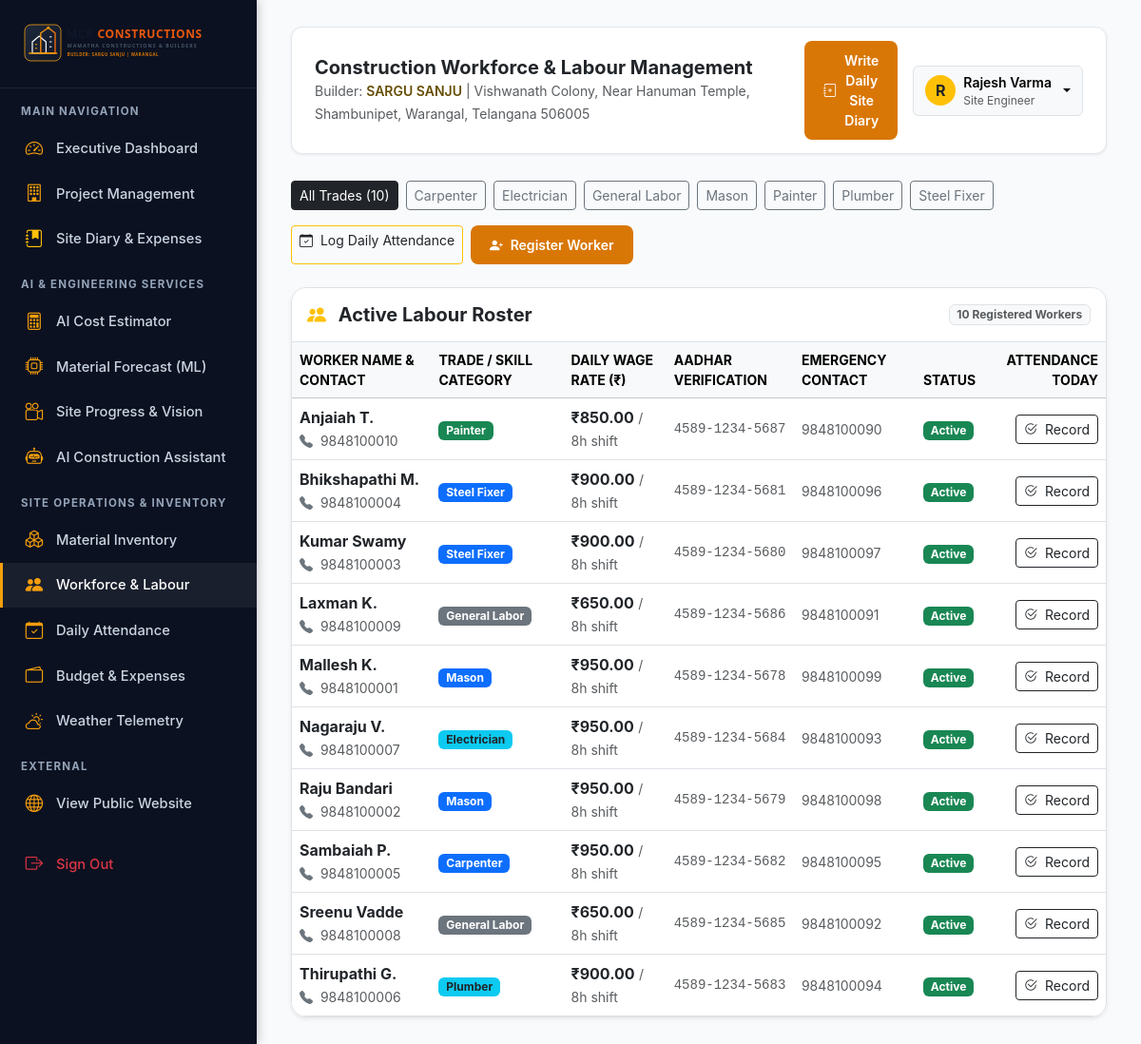
The page /workforce (signed in) on the database its author committed.
### tables this page shows
CREATE TABLE projects (
        id INTEGER PRIMARY KEY AUTOINCREMENT,
        name TEXT NOT NULL,
        code TEXT UNIQUE NOT NULL,
        client_name TEXT NOT NULL,
        client_phone TEXT,
        location TEXT NOT NULL,
        building_type TEXT NOT NULL,
        plot_area REAL NOT NULL,
        built_up_area REAL NOT NULL,
        floors INTEGER NOT NULL DEFAULT 1,
        budget REAL NOT NULL,
        actual_cost REAL DEFAULT 0.0,
        start_date DATE NOT NULL,
        deadline DATE NOT NULL,
        status TEXT NOT NULL DEFAULT 'Planning' CHECK(status IN ('Planning', 'In Progress', 'Completed', 'Delayed', 'On Hold')),
        completion_percentage REAL DEFAULT 0.0,
        project_manager_id INTEGER,
        site_engineer_id INTEGER,
        description TEXT,
        created_at TIMESTAMP DEFAULT CURRENT_TIMESTAMP,
        FOREIGN KEY (project_manager_id) REFERENCES users(id) ON DELETE SET NULL,
        FOREIGN KEY (site_engineer_id) REFERENCES users(id) ON DELETE SET NULL
    );

CREATE TABLE workers (
        id INTEGER PRIMARY KEY AUTOINCREMENT,
        full_name TEXT NOT NULL,
        phone TEXT NOT NULL,
        skill_category TEXT NOT NULL CHECK(skill_category IN ('Mason', 'Steel Fixer', 'Carpenter', 'Plumber', 'Electrician', 'Painter', 'General Labor', 'Site Supervisor')),
        daily_wage_rate REAL NOT NULL,
        status TEXT NOT NULL DEFAULT 'Active' CHECK(status IN ('Active', 'On Leave', 'Inactive')),
        aadhar_id TEXT,
        emergency_contact TEXT,
        joined_date DATE,
        created_at TIMESTAMP DEFAULT CURRENT_TIMESTAMP
    );

### routes/workforce.py (the view)
@workforce_bp.route('/workforce')
@login_required
def index():
    skill_filter = request.args.get('skill', '')
    status_filter = request.args.get('status', 'Active')
    conn = get_db_connection()
    query = "SELECT * FROM workers WHERE 1=1"
    params = []
    if skill_filter:
        query += " AND skill_category = ?"
        params.append(skill_filter)
    if status_filter:
        query += " AND status = ?"
        params.append(status_filter)
    query += " ORDER BY full_name ASC"
    workers = conn.execute(query, params).fetchall()
    skills = [r[0] for r in conn.execute("SELECT DISTINCT skill_category FROM workers ORDER BY skill_category").fetchall()]
    projects = conn.execute("SELECT id, name FROM projects WHERE status = 'In Progress'").fetchall()
    conn.close()
    return render_template(
        'workforce.html',
        workers=workers,
        skills=skills,
        projects=projects,
        selected_skill=skill_filter,
        selected_status=status_filter,
        today=date.today().strftime('%Y-%m-%d')
    )

### app.py (called while the page is built)
@app.context_processor
def inject_global_data():
    return {
        "company_name": "MAMATHA CONSTRUCTIONS & BUILDERS",
        "company_short": "MCB CONSTRUCTIONS",
        "primary_builder": "SARGU SANJU",
        "office_address": "Vishwanath Colony, Near Hanuman Temple, Shambunipet, Warangal, Telangana 506005",
        "primary_phone": "7386181866",
        "current_user": session,
        "current_year": 2026,
        "current_lang": session.get('lang', 'en')
    }

### database/db.py (called while the page is built)
def get_db_connection():
    conn = sqlite3.connect(DB_PATH)
    conn.row_factory = sqlite3.Row
    conn.execute("PRAGMA foreign_keys = ON;")
    return conn

### routes/auth.py (called while the page is built)
def login_required(f):
    @wraps(f)
    def decorated_function(*args, **kwargs):
        if 'user_id' not in session:
            flash('Please log in to access this page.', 'warning')
            return redirect(url_for('auth.login', next=request.url))
        return f(*args, **kwargs)
    return decorated_function

### templates/workforce.html (shortened to what this page needs)
{% extends "base.html" %}
{% block page_title %}Construction Workforce &amp; Labour Management{% endblock %}
{% block content %}
<div class="d-flex flex-wrap justify-content-between align-items-center mb-4 gap-3">
  <div class="d-flex gap-2 flex-wrap">
    <a href="{{ url_for('workforce.index') }}" class="btn btn-sm {% if not selected_skill %}btn-dark{% else %}btn-outline-dark{% endif %}">
      All Trades ({{ workers|length }})
    </a>
    {% for s in skills %}
    <a href="{{ url_for('workforce.index', skill=s) }}" class="btn btn-sm {% if selected_skill == s %}btn-primary{% else %}btn-outline-secondary{% endif %}">
      {{ s }}
    </a>
    {% endfor %}
  </div>
  <div class="d-flex gap-2">
    <a href="{{ url_for('workforce.attendance') }}" class="btn btn-outline-warning text-dark btn-sm">
      <i class="bi bi-calendar-check me-1"></i> Log Daily Attendance
    </a>
    <button class="btn btn-mcb-primary btn-sm" data-bs-toggle="modal" data-bs-target="#addWorkerModal">
      <i class="bi bi-person-plus-fill me-1"></i> Register Worker
    </button>
  </div>
</div>
<div class="card border rounded-4 shadow-sm bg-white overflow-hidden">
  <div class="card-header bg-white border-bottom p-3 d-flex justify-content-between align-items-center">
    <h5 class="fw-bold text-dark mb-0"><i class="bi bi-people-fill text-warning me-2"></i> Active Labour Roster</h5>
    <span class="badge bg-light text-muted border">{{ workers|length }} Registered Workers</span>
  </div>
  <div class="table-responsive">
    <table class="table table-hover align-middle mb-0">
      <thead class="table-light small text-muted text-uppercase">
        <tr>
          <th>Worker Name &amp; Contact</th>
          <th>Trade / Skill Category</th>
          <th>Daily Wage Rate (₹)</th>
          <th>Aadhar Verification</th>
          <th>Emergency Contact</th>
          <th>Status</th>
          <th class="text-end">Attendance Today</th>
        </tr>
      </thead>
      <tbody>
        {% for w in workers %}
        <tr>
          <td>
            <div class="fw-bold text-dark">{{ w.full_name }}</div>
            <span class="small text-muted"><i class="bi bi-telephone-fill me-1 text-secondary"></i> {{ w.phone }}</span>
          </td>
          <td>
            <span class="badge {% if w.skill_category in ('Mason', 'Steel Fixer', 'Carpenter') %}bg-primary{% elif w.skill_category in ('Electrician', 'Plumber') %}bg-info text-dark{% elif w.skill_category == 'Painter' %}bg-success{% else %}bg-secondary{% endif %}">
              {{ w.skill_category }}
            </span>
          </td>
          <td>
            <strong class="text-dark">₹{{ "{:,.2f}".format(w.daily_wage_rate) }}</strong> <small class="text-muted">/ 8h shift</small>
          </td>
          <td class="small text-muted font-monospace">{{ w.aadhar_id or 'Verified on site' }}</td>
          <td class="small text-muted">{{ w.emergency_contact or 'N/A' }}</td>
          <td>
            <span class="badge {% if w.status == 'Active' %}bg-success{% else %}bg-secondary{% endif %}">
              {{ w.status }}
            </span>
          </td>
          <td class="text-end">
            <a href="{{ url_for('workforce.attendance') }}" class="btn btn-sm btn-outline-dark">
              <i class="bi bi-check2-circle me-1"></i> Record
            </a>
          </td>
        </tr>
        {% else %}
        <tr><td colspan="7" class="text-center p-4 text-muted small">No workers found matching this filter.</td></tr>
        {% endfor %}
      </tbody>
    </table>
  </div>
</div>
{% endblock %}

### templates/base.html (shortened to what this page needs)
<!DOCTYPE html>
<html lang="en">
<head>
  <link href="https://cdn.jsdelivr.net/npm/bootstrap@5.3.3/dist/css/bootstrap.min.css" rel="stylesheet">
  <link rel="stylesheet" href="https://cdn.jsdelivr.net/npm/bootstrap-icons@1.11.3/font/bootstrap-icons.min.css">
  <link rel="stylesheet" href="{{ url_for('static', filename='css/style.css') }}">
</head>
<body>
  <aside class="mcb-sidebar">
    <div class="mcb-sidebar-brand">
      <img src="{{ url_for('static', filename='images/mcb_logo.svg') }}" alt="MCB Logo">
    </div>
    <div class="mcb-nav-heading">Main Navigation</div>
    <a href="{{ url_for('dashboard.index') }}" class="mcb-nav-link {% if request.endpoint == 'dashboard.index' %}active{% endif %}">
      <i class="bi bi-speedometer2"></i> Executive Dashboard
    </a>
    <a href="{{ url_for('projects.list_projects') }}" class="mcb-nav-link {% if 'projects' in request.endpoint %}active{% endif %}">
      <i class="bi bi-building"></i> Project Management
    </a>
    <a href="{{ url_for('site_diary.index') }}" class="mcb-nav-link {% if 'site_diary' in request.endpoint %}active{% endif %}">
      <i class="bi bi-journal-bookmark-fill text-warning"></i> Site Diary & Expenses
    </a>
    <div class="mcb-nav-heading">AI & Engineering Services</div>
    <a href="{{ url_for('estimation.index') }}" class="mcb-nav-link {% if 'estimation' in request.endpoint %}active{% endif %}">
      <i class="bi bi-calculator"></i> AI Cost Estimator
    </a>
    <a href="{{ url_for('materials.prediction') }}" class="mcb-nav-link {% if request.endpoint == 'materials.prediction' %}active{% endif %}">
      <i class="bi bi-cpu"></i> Material Forecast (ML)
    </a>
    <a href="{{ url_for('progress.index') }}" class="mcb-nav-link {% if 'progress' in request.endpoint %}active{% endif %}">
      <i class="bi bi-camera-reels"></i> Site Progress & Vision
    </a>
    <a href="{{ url_for('chatbot.index') }}" class="mcb-nav-link {% if 'chatbot' in request.endpoint %}active{% endif %}">
      <i class="bi bi-robot"></i> AI Construction Assistant
    </a>
    <div class="mcb-nav-heading">Site Operations & Inventory</div>
    <a href="{{ url_for('materials.inventory') }}" class="mcb-nav-link {% if request.endpoint == 'materials.inventory' %}active{% endif %}">
      <i class="bi bi-boxes"></i> Material Inventory
    </a>
    <a href="{{ url_for('workforce.index') }}" class="mcb-nav-link {% if request.endpoint == 'workforce.index' %}active{% endif %}">
      <i class="bi bi-people-fill"></i> Workforce & Labour
    </a>
    <a href="{{ url_for('workforce.attendance') }}" class="mcb-nav-link {% if request.endpoint == 'workforce.attendance' %}active{% endif %}">
      <i class="bi bi-calendar-check"></i> Daily Attendance
    </a>
    <a href="{{ url_for('expenses.index') }}" class="mcb-nav-link {% if 'expenses' in request.endpoint %}active{% endif %}">
      <i class="bi bi-wallet2"></i> Budget & Expenses
    </a>
    <a href="{{ url_for('weather.index') }}" class="mcb-nav-link {% if 'weather' in request.endpoint %}active{% endif %}">
      <i class="bi bi-cloud-sun"></i> Weather Telemetry
    </a>
    <div class="mcb-nav-heading">External</div>
    <a href="{{ url_for('public.index') }}" class="mcb-nav-link" target="_blank">
      <i class="bi bi-globe"></i> View Public Website
    </a>
    <a href="{{ url_for('auth.logout') }}" class="mcb-nav-link text-danger mt-3">
      <i class="bi bi-box-arrow-right text-danger"></i> Sign Out
    </a>
  </aside>
  <main class="mcb-main-content">
    <header class="mcb-topbar">
      <div class="d-flex align-items-center gap-3">
        <div>
          <h5 class="mb-0 fw-bold text-dark">{% block page_title %}Dashboard{% endblock %}</h5>
          <small class="text-muted">Builder: <span class="fw-semibold text-warning-emphasis">{{ primary_builder }}</span> | {{ office_address }}</small>
        </div>
      </div>
      <div class="d-flex align-items-center gap-3">
        <a href="{{ url_for('site_diary.create_entry') }}" class="btn btn-mcb-primary btn-sm d-flex align-items-center gap-2">
          <i class="bi bi-journal-plus"></i> Write Daily Site Diary
        </a>
        <div class="dropdown">
          <button class="btn btn-light dropdown-toggle d-flex align-items-center gap-2 border" type="button" data-bs-toggle="dropdown">
            <div class="rounded-circle bg-warning text-dark fw-bold d-flex align-items-center justify-content-center" style="width:32px; height:32px;">
              {{ current_user.full_name[0] if current_user.full_name else 'U' }}
            </div>
            <div class="text-start d-none d-sm-block">
              <span class="d-block fw-semibold small">{{ current_user.full_name }}</span>
              <span class="d-block text-muted" style="font-size:0.75rem;">{{ current_user.role }}</span>
            </div>
          </button>
        </div>
      </div>
    </header>
    {% block content %}{% endblock %}
  </main>
</body>
</html>

### static/css/style.css (style rules this page uses)
:root { --mcb-navy-900: #0b1120; --mcb-navy-800: #0f172a; --mcb-navy-700: #1e293b; --mcb-navy-600: #334155; --mcb-orange-500: #f59e0b; --mcb-orange-600: #d97706; --mcb-orange-700: #b45309; --mcb-amber-light: #fef3c7; --mcb-surface: #ffffff; --mcb-bg: #f8fafc; --mcb-border: #e2e8f0; --mcb-text-dark: #0f172a; --mcb-text-muted: #64748b; --mcb-success: #10b981; --mcb-danger: #ef4444; --mcb-info: #0284c7; --mcb-radius: 12px; --mcb-shadow-sm: 0 1px 3px rgba(0,0,0,0.08); --mcb-shadow-md: 0 4px 12px rgba(15,23,42,0.08); --mcb-shadow-lg: 0 10px 25px rgba(15,23,42,0.12); --mcb-font-sans: 'Inter', -apple-system, BlinkMacSystemFont, 'Segoe UI', Roboto, sans-serif; --mcb-font-serif: 'Cambria Math', 'Georgia', serif; }
body { font-family: var(--mcb-font-sans); background-color: var(--mcb-bg); color: var(--mcb-text-dark); margin: 0; padding: 0; min-height: 100vh; }
.mcb-sidebar { width: 270px; background-color: var(--mcb-navy-900); color: #f8fafc; min-height: 100vh; position: fixed; left: 0; top: 0; bottom: 0; z-index: 1000; overflow-y: auto; box-shadow: 2px 0 10px rgba(0,0,0,0.2); transition: all 0.3s ease; }
.mcb-sidebar-brand { padding: 22px 20px; border-bottom: 1px solid rgba(255,255,255,0.08); display: flex; align-items: center; gap: 12px; }
.mcb-sidebar-brand img { height: 48px; width: auto; }
.mcb-nav-heading { font-size: 0.72rem; font-weight: 700; text-transform: uppercase; letter-spacing: 1.2px; color: #94a3b8; padding: 16px 22px 6px; }
.mcb-nav-link { display: flex; align-items: center; gap: 12px; padding: 10px 22px; color: #cbd5e1; text-decoration: none; font-size: 0.92rem; font-weight: 500; border-left: 3px solid transparent; transition: all 0.2s; }
.mcb-nav-link:hover, .mcb-nav-link.active { color: #ffffff; background-color: rgba(255,255,255,0.06); border-left-color: var(--mcb-orange-500); }
.mcb-nav-link i { font-size: 1.15rem; width: 22px; text-align: center; color: var(--mcb-orange-500); }
.mcb-main-content { margin-left: 270px; padding: 28px 36px; min-height: 100vh; }
.mcb-topbar { background: #ffffff; border-radius: var(--mcb-radius); padding: 14px 24px; display: flex; align-items: center; justify-content: space-between; margin-bottom: 28px; box-shadow: var(--mcb-shadow-sm); border: 1px solid var(--mcb-border); }
.btn-mcb-primary { background-color: var(--mcb-orange-600); color: #ffffff; font-weight: 600; border: none; border-radius: 8px; padding: 10px 20px; transition: all 0.2s; }

### rows shown on the page
projects: client_name "SARGU SANJU"
workers: full_name "Anjaiah T.", phone "9848100010", skill_category "Painter", daily_wage_rate "850.00", aadhar "4589-1234-5687", emergency_contact "9848100090", status "Active"
workers: full_name "Bhikshapathi M.", phone "9848100004", skill_category "Steel Fixer", daily_wage_rate "900.00", aadhar "4589-1234-5681", emergency_contact "9848100096", status "Active"
workers: full_name "Kumar Swamy", phone "9848100003", skill_category "Steel Fixer", daily_wage_rate "900.00", aadhar "4589-1234-5680", emergency_contact "9848100097", status "Active"
workers: full_name "Laxman K.", phone "9848100009", skill_category "General Labor", daily_wage_rate "650.00", aadhar "4589-1234-5686", emergency_contact "9848100091", status "Active"
workers: full_name "Mallesh K.", phone "9848100001", skill_category "Mason", daily_wage_rate "950.00", aadhar "4589-1234-5678", emergency_contact "9848100099", status "Active"
workers: full_name "Nagaraju V.", phone "9848100007", skill_category "Electrician", daily_wage_rate "950.00", aadhar "4589-1234-5684", emergency_contact "9848100093", status "Active"
workers: full_name "Raju Bandari", phone "9848100002", skill_category "Mason", daily_wage_rate "950.00", aadhar "4589-1234-5679", emergency_contact "9848100098", status "Active"
workers: full_name "Sambaiah P.", phone "9848100005", skill_category "Carpenter", daily_wage_rate "950.00", aadhar "4589-1234-5682", emergency_contact "9848100095", status "Active"
workers: full_name "Sreenu Vadde", phone "9848100008", skill_category "General Labor", daily_wage_rate "650.00", aadhar "4589-1234-5685", emergency_contact "9848100092", status "Active"
workers: full_name "Thirupathi G.", phone "9848100006", skill_category "Plumber", daily_wage_rate "900.00", aadhar "4589-1234-5683", emergency_contact "9848100094", status "Active"

### other values the page prints
{{ office_address }} "Vishwanath Colony, Near Hanuman Temple, Shambunipet, Warangal, Telangana 506005"
{{ current_user.full_name[0] if current_user.full_name else 'U' }} "R"
{{ current_user.full_name }} "Rajesh Varma"
{{ current_user.role }} "Site Engineer"
{{ workers|length }} "10"
{{ s }} "Carpenter" "Electrician" "General Labor" "Mason" "Painter" "Plumber" "Steel Fixer"
